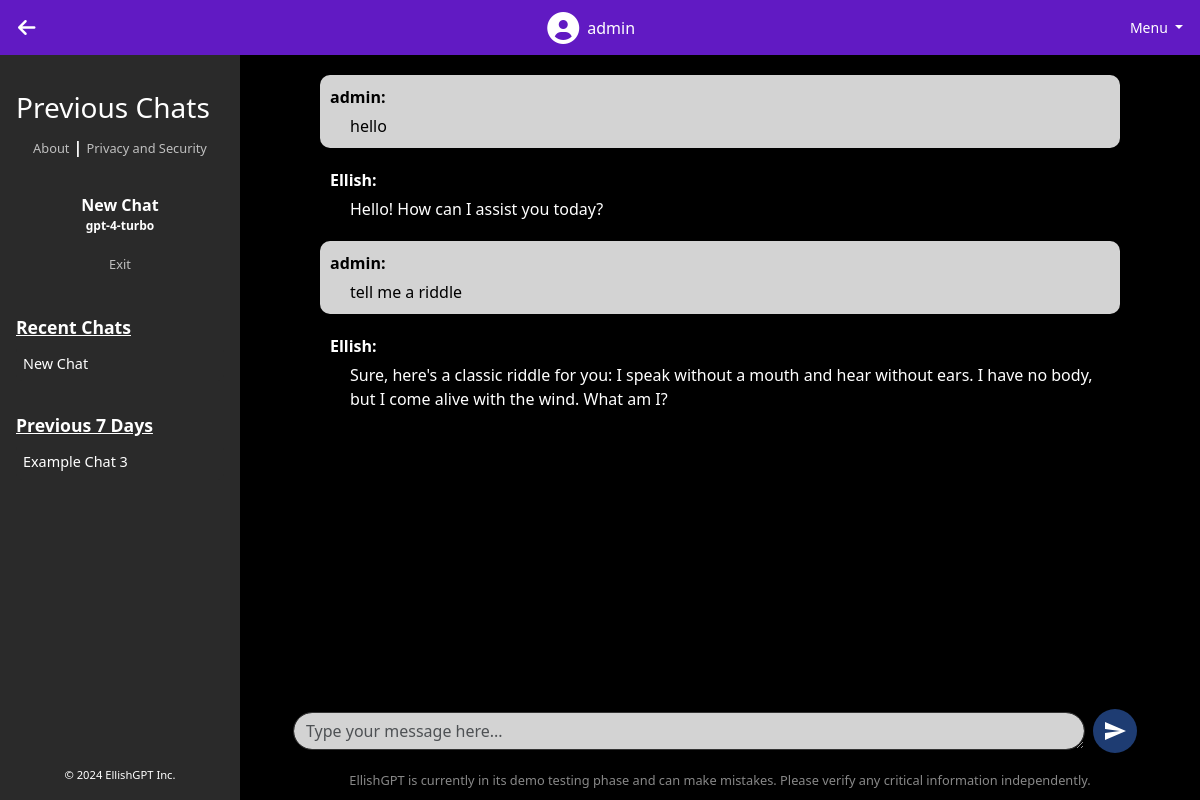
Page /chat/4 (signed in) on the committed database.
### tables this page shows
CREATE TABLE chats (
                chat_id INTEGER PRIMARY KEY,
                user_id INTEGER,
                model_id INTEGER,
                title TEXT,
                chat TEXT,
                time TIMESTAMP,
                model_name TEXT,
                FOREIGN KEY(user_id) REFERENCES users(userid),
                FOREIGN KEY(model_id) REFERENCES models(modelid)
            );

CREATE TABLE chat_messages (
                id INTEGER PRIMARY KEY AUTOINCREMENT,
                chat_id INTEGER,
                sender TEXT,
                message TEXT,
                timestamp TIMESTAMP DEFAULT CURRENT_TIMESTAMP,
                FOREIGN KEY (chat_id) REFERENCES chats(chat_id)
            );

### genaiserver_wl_folder/flask_app.py (the view, shortened to what this page needs)
    @app.route('/chat/<int:chat_id>', methods=['GET', 'POST'])
    @login_required
    def open_chat(chat_id):
        try:
            db = get_db()
            username = session.get('username')
            if not username:
                flash("User not logged in.")
                return redirect(url_for('home'))
            cur = db.execute('SELECT userid FROM users WHERE username = ?', (username,))
            result = cur.fetchone()
            if result is None:
                flash("User not found.")
                return redirect(url_for('home'))
            user_id = result['userid']
            cur = db.execute('SELECT * FROM chats WHERE chat_id = ?', (chat_id,))
            chat = cur.fetchone()
            if chat is None:
                logging.error(f"Chat with id {chat_id} not found.")
                flash("Chat not found.")
                return redirect(url_for('chat'))
            chat_data = dict(time=chat['time'], chat=chat['chat'], title=chat['title'], chat_id=chat['chat_id'], model_name=chat['model_name'])
            cur_messages = db.execute('SELECT sender, message, timestamp FROM chat_messages WHERE chat_id = ? ORDER BY timestamp ASC', (chat_id,))
            messages = [{'sender': row['sender'], 'message': row['message'], 'timestamp': row['timestamp']} for row in cur_messages.fetchall()]
            cur2 = db.execute('SELECT * FROM chats WHERE user_id = ? ORDER BY time;', (user_id,))
            chats = [dict(time=row['time'], chat=row['chat'], title=row['title'], chat_id=row['chat_id'], model_name=row['model_name']) for row in cur2.fetchall()]
            today = datetime.now(timezone.utc)
            one_day_ago = today - timedelta(days=1)
            seven_days_ago = today - timedelta(days=7)
            app_data = {
                'description': 'Your AI Chat Application'
            }
            for chat in chats:
                if chat['time'].tzinfo is None:
                    chat['time'] = chat['time'].replace(tzinfo=timezone.utc)
            return render_template("chat_detail.html", app_data=app_data, chat=chat_data, messages=messages, chats=chats, hide_navbar=True, datetime=datetime, timedelta=timedelta, today=today, one_day_ago=one_day_ago, seven_days_ago=seven_days_ago)
        except Exception as e:
            logging.exception(f"Error opening chat {chat_id}: {e}")
            flash("An error occurred while trying to open the chat.")
            return redirect(url_for('chat'))

### templates/chat_detail.html (shortened to what this page needs)
{% extends 'layout.html' %} {% block body %}
<div class="container-fluid p-0 m-0">
    <div
        class="d-flex justify-content-between align-items-center p-2"
        style="background-color: #611ac3; height: 55px"
    >
        <div class="d-flex align-items-center">
            <button
                class="btn btn-sm btn-toggle-sidebar"
                onclick="toggleSidebar()"
            >
                <i id="sidebarToggleIcon" class="fa fa-arrow-left"></i>
            </button>
        </div>
        <div class="d-flex align-items-center ms-3">
            <a
                class="nav-link text-white d-flex align-items-center"
                href="/profile"
            >
                <i class="fa fa-user-circle fa-2x"></i>
                <span class="ms-2">{{ session['username'] }}</span>
            </a>
        </div>
        <div
            class="dropdown"
            onmouseover="openDropdown()"
            onmouseleave="closeDropdown()"
        >
            <button
                class="btn btn-sm text-white dropdown-toggle"
                type="button"
                id="dropdownMenuButton"
            >
                Menu
            </button>
        </div>
    </div>
    <div class="row m-0" style="height: calc(100vh - 55px); overflow: hidden">
        <div
            class="d-flex align-items-stretch p-0 m-0 sidebar-container"
            style="z-index: 2; background-color: #2a2a2a; overflow-y: auto"
        >
            <div
                class="list-group sidebar d-flex flex-column justify-content-between w-100"
                style="height: 100%; border-radius: 0"
            >
                <div class="sidebar-content">
                    <div
                        class="sidebar-header text-white p-3"
                        style="margin-top: 20px; font-weight: bold"
                    >
                        <h3 style="margin-bottom: 10px">Previous Chats</h3>
                        <div class="text-center" style="margin-bottom: 10px">
                            <a
                                href="{{ url_for('about') }}"
                                class="text-white"
                                style="
                                    font-size: 0.8rem;
                                    opacity: 0.7;
                                    font-weight: normal;
                                    text-decoration: none;
                                "
                                >About</a
                            >
                            |
                            <a
                                href="{{ url_for('privacy') }}"
                                class="text-white"
                                style="
                                    font-size: 0.8rem;
                                    opacity: 0.7;
                                    font-weight: normal;
                                    text-decoration: none;
                                "
                                >Privacy and Security</a
                            >
                        </div>
                        <br />
                        <div class="text-center" style="margin-bottom: 10px">
                            <strong>{{ chat.title }}</strong>
                            <p style="font-size: 12px">{{ chat.model_name }}</p>
                        </div>
                        <div class="text-center" style="margin-bottom: 10px">
                            <a
                                href="{{ url_for('chat') }}"
                                class="text-white"
                                style="
                                    font-size: 0.8rem;
                                    opacity: 0.7;
                                    font-weight: normal;
                                    text-decoration: none;
                                "
                                >Exit</a
                            >
                        </div>
                    </div>
                    {% set recent_chats = chats | selectattr("time", ">",
                    one_day_ago) | list %} {% set past_week_chats = chats |
                    selectattr("time", ">", seven_days_ago) | selectattr("time",
                    "<=", one_day_ago) | list %} {% set older_chats = chats |
                    selectattr("time", "<=", seven_days_ago) | list %} {% if
                    recent_chats %}
                    <div class="sidebar-section text-white p-3">
                        <h6 class="subheading">Recent Chats</h6>
                        {% for chat in recent_chats | sort(attribute='time',
                        reverse=True) %}
                        <div class="list-group-item-container">
                            <a
                                href="{{ url_for('open_chat', chat_id=chat.chat_id) }}"
                                class="list-group-item list-group-item-action sidebar-item rounded"
                                >{{ chat.title }}</a
                            >
                        </div>
                        {% endfor %}
                    </div>
                    {% endif %} {% if past_week_chats %}
                    <div class="sidebar-section text-white p-3">
                        <h6 class="subheading">Previous 7 Days</h6>
                        {% for chat in past_week_chats | sort(attribute='time',
                        reverse=True) %}
                        <div class="list-group-item-container">
                            <a
                                href="{{ url_for('open_chat', chat_id=chat.chat_id) }}"
                                class="list-group-item list-group-item-action sidebar-item rounded"
                                >{{ chat.title }}</a
                            >
                        </div>
                        {% endfor %}
                    </div>
                    {% endif %}
                </div>
                <div
                    class="sidebar-footer text-white p-3 text-center"
                    style="font-size: 0.7rem"
                >
                    &copy; 2024 EllishGPT Inc.
                </div>
            </div>
        </div>
        <div
            class="col-md-10 d-flex justify-content-center align-items-center p-0 m-0 main-content"
        >
            <div
                class="chat-interface-container d-flex flex-column justify-content-between align-items-center p-0"
                style="
                    max-width: 1000px;
                    width: 100%;
                    height: calc(100vh - 55px);
                "
            >
                <div
                    class="chat-box bg-black text-white d-flex flex-column align-items-center"
                    style="
                        flex-grow: 1;
                        padding: 20px;
                        overflow-y: auto;
                        width: 100%;
                    "
                >
                    <div
                        id="chatHistory"
                        class="chat-history mb-4"
                        style="
                            flex-grow: 1;
                            padding-bottom: 1rem;
                            width: 100%;
                            max-width: 800px;
                        "
                    >
                        {% for message in messages %}
                        <div
                            class="chat-message {% if message.sender == session['username'] %}user-message{% else %}bot-message{% endif %}"
                            style="max-width: 100%"
                        >
                            <strong>{{ message.sender }}:</strong>
                            <div class="message-content">
                                {{ message.message }}
                            </div>
                        </div>
                        {% endfor %}
                    </div>
                </div>
                <div
                    class="chat-input mt-3"
                    style="flex-shrink: 0; width: 100%"
                >
                    <form
                        id="chatForm"
                        class="d-flex align-items-center justify-content-center w-100"
                    >
                        <div
                            class="input-group"
                            style="max-width: 800px; width: 100%"
                        >
                            <textarea
                                class="form-control me-2"
                                rows="1"
                                name="chat"
                                id="chatInput"
                                placeholder="Type your message here..."
                                style="
                                    background-color: #d3d3d3;
                                    color: black;
                                    border: 1px solid #333;
                                    border-radius: 25px;
                                "
                            ></textarea>
                        </div>
                        <button
                            class="btn btn-send"
                            type="button"
                            onclick="sendChat()"
                            style="
                                background: #1e3c72;
                                color: white;
                                border: none;
                                border-radius: 50%;
                                padding: 10px;
                                display: flex;
                                align-items: center;
                                justify-content: center;
                                cursor: pointer;
                                margin-right: 10px;
                                z-index: 1;
                            "
                        >
                            <svg
                                xmlns="http://www.w3.org/2000/svg"
                                width="24"
                                height="24"
                                fill="white"
                                viewBox="0 0 24 24"
                            >
                                <path
                                    d="M2.01 21l20.99-9-20.99-9-.01 7 15 2-15 2z"
                                />
                            </svg>
                        </button>
                    </form>
                    <div class="footer-text mt-2 text-center">
                        EllishGPT is currently in its demo testing phase and can
                        make mistakes. Please verify any critical information
                        independently.
                    </div>
                </div>
            </div>
        </div>
    </div>
</div>
{% endblock %}

### templates/layout.html (shortened to what this page needs)
<!doctype html>
<html lang="en">
    <head>
        <link
            href="https://cdn.jsdelivr.net/npm/bootstrap@5.3.0-alpha1/dist/css/bootstrap.min.css"
            rel="stylesheet"
        />
        <link
            rel="stylesheet"
            href="https://cdnjs.cloudflare.com/ajax/libs/font-awesome/6.0.0-beta3/css/all.min.css"
        />
    </head>
    <body>
        <main
            role="main"
            class="container-fluid p-0 m-0"
            style="{% if hide_navbar %}padding-top: 0;{% endif %}"
        >
            {% block body %}{% endblock %}
        </main>
    </body>
</html>

### rows in the picture
chats: title "New Chat", model_name "gpt-4-turbo"
chats: title "Example Chat 3"
chat_messages: sender "admin", message "hello"
chat_messages: sender "Ellish", message "Hello! How can I assist you today?"
chat_messages: sender "admin", message "tell me a riddle"
chat_messages: sender "Ellish", message "Sure, here's a classic riddle for you: I speak without a mouth and hear without ears. I have no body, but I come alive with the wind. What am I?"

### other values in the picture
{{ session['username'] }} "admin"
